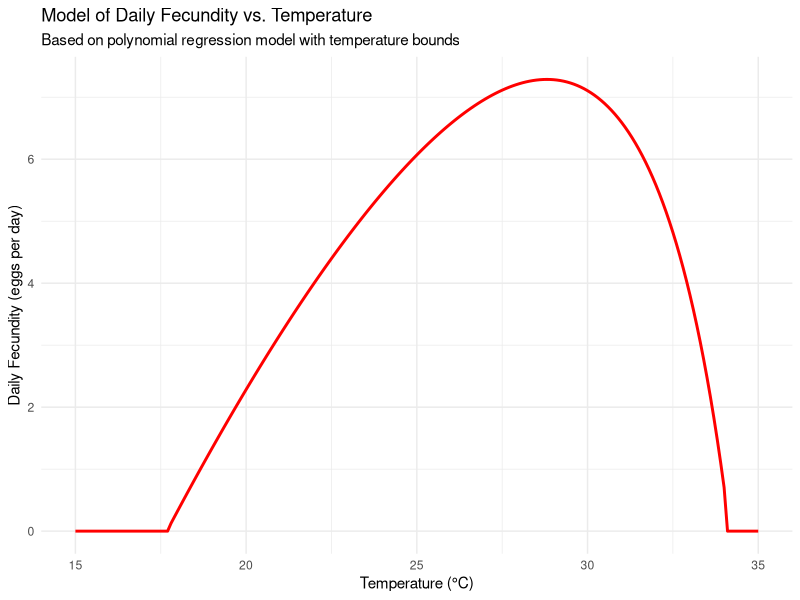

Reproduce this figure in R.
calculate_daily_fecundity_fit <- function(current_temp) {
  # Known data points correlating temperature with ovi-period and total fecundity
  temp_data <- data.frame(
    Temperature = c(18.8, 20, 23, 27, 30, 33),
    OviPeriod = c(58, 70.13, 59.25, 38.71, 26.25, 24.17),
    TotalFecundity = c(8.3, 199.8, 308.67, 278.92, 152.84, 121.00)
  )
  
  # Temperature thresholds defining the viable range for fecundity calculations
  lower_temp_threshold <- 17.8
  upper_temp_threshold <- 34
  
  # Return 0 if the temperature is outside the viable range
  if (current_temp < lower_temp_threshold || current_temp > upper_temp_threshold) {
    return(0)
  }
  
  # Exclude rows with NA to ensure the model is fitted on complete cases
  complete_data <- na.omit(temp_data)
  
  # Fit polynomial models for fecundity and ovi-period
  fecundity_fit <- lm(TotalFecundity ~ poly(Temperature, 2, raw = TRUE), data = complete_data)
  period_fit <- lm(OviPeriod ~ poly(Temperature, 2, raw = TRUE), data = complete_data)
  
  # Predict fecundity and ovi-period at the current temperature
  predicted_fecundity <- predict(fecundity_fit, newdata = data.frame(Temperature = current_temp))
  predicted_period <- predict(period_fit, newdata = data.frame(Temperature = current_temp))
  
  # Calculate daily fecundity as total fecundity divided by the ovi-period
  daily_fecundity <- predicted_fecundity / predicted_period
  
  return(daily_fecundity)
}

# Example use of the function
current_temp <- 15
dynamic_fecundity_per_day_fit <- calculate_daily_fecundity_fit(current_temp)
print(dynamic_fecundity_per_day_fit)

library(ggplot2)

# Define the range of temperatures for plotting (15°C to 35°C)
temperature_range <- seq(15, 35, by = 0.1)

# Apply the model to each temperature point
daily_fecundity_fitted <- sapply(temperature_range, calculate_daily_fecundity_fit)

# Create a dataframe for plotting
fitted_plot_data <- data.frame(
  Temperature = temperature_range,
  DailyFecundity = daily_fecundity_fitted
)

# Plot using ggplot2
fitted_fecundity_plot <- ggplot(fitted_plot_data, aes(x = Temperature, y = DailyFecundity)) +
  geom_line(color = "red", size = 1) +
  labs(title = "Model of Daily Fecundity vs. Temperature",
       subtitle = "Based on polynomial regression model with temperature bounds",
       x = "Temperature (°C)", y = "Daily Fecundity (eggs per day)") +
  theme_minimal()

print(fitted_fecundity_plot)

